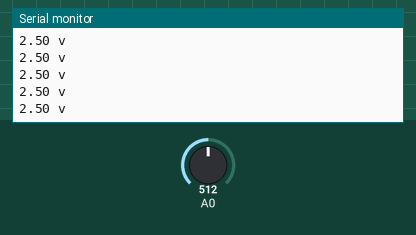
Recording of a sketch running on a simulated Arduino Uno, built with avr-gcc and run on an emulated ATmega328P. Shown: the last lines printed to the serial monitor. The test bench sets the inputs (shaded band); at power-on: A0 = 512.

Above: at 1.2 s.
1.3 s: A0 set to 716
At 1.33 s:
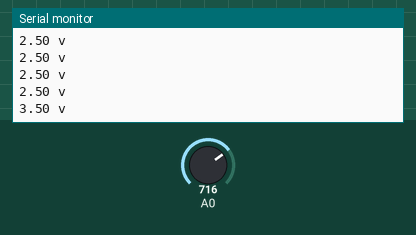
2.8 s: A0 set to 900
At 2.84 s:
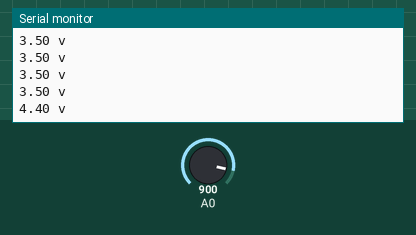
Timing chart, 0 to 5.8 s (numbered marks = the images above; inputs shaded):
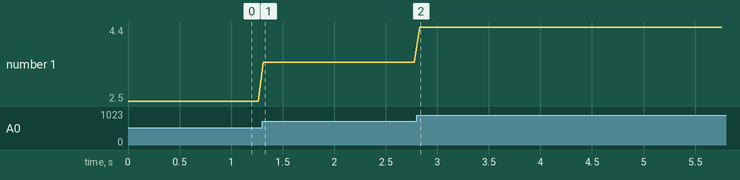

Measured:
- after the input at 1.3 s, the serial monitor: prints a new line at once (image 1)
- after the input at 2.8 s, the serial monitor: prints a new line at once (image 2)
- plotted number 1: 2.5 → 3.5 after the input at 1.3 s, 3.5 → 4.4 after the input at 2.8 s

The sketch:

Practica_Inicio5_NivelVoltaje.ino
```cpp
/*
Descripción:
En esta práctica se controlará el nivel de voltaje con el potenciómetro.
Al subir el código a la placa, ubíquese en el IDE de Arduino.
Seleccione Herramientas/Serial Potter para visualizar el cambio en los niveles de voltaje al mover el vástago del potenciómetro.
AUTOR: RETBOT
*/

//** Programa **//
void setup()
{
  // Inicializa la comunicación serial
  Serial.begin(9600);
}

void loop()
{
  // Lee la entrada analógica del pin 0
  int sensorValue = analogRead(A0);
  // calculo de voltaje = 5.0 Voltaje maximo y 1023 lectura maxima analogica
  float voltage = sensorValue * (5.0/1023.0);
  Serial.print(voltage);
  Serial.println(" v");
  delay(50);
}
// AUTOR: RETBOT
```
